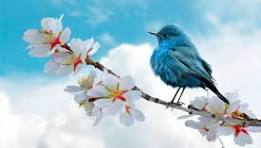
#> input picture Practicals/neg.png, 261 x 148 px
$ python pract4_5.py
#> lines starting #> are read from the running program, lines starting #| are printed output that depends on the picture
import cv2
import matplotlib.pyplot as plt
import numpy as np

# Load the image
image = cv2.imread('neg.png')
#> image is the input picture: shape (148, 261, 3); mean B, G, R 209.9, 197.2, 164.6

#Plot the original image
plt.subplot(1, 2, 1)
plt.title("Original")
plt.imshow(image)

# Remove noise using a median filter
filtered_image = cv2.medianBlur(image, 11)
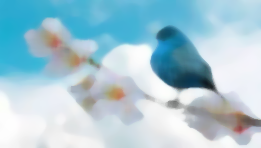
#> filtered_image: shape (148, 261, 3); mean B, G, R 212.6, 199.7, 166.1

#Save the image
cv2.imwrite('Median Blur.jpg', filtered_image)
#Plot the blured image
plt.subplot(1, 2, 2)
plt.title("Median Blur")
plt.imshow(filtered_image)
plt.show()
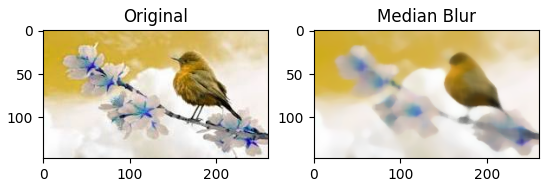
#> figure drawn by matplotlib, 2 panels; B, G, R data is drawn as R, G, B
